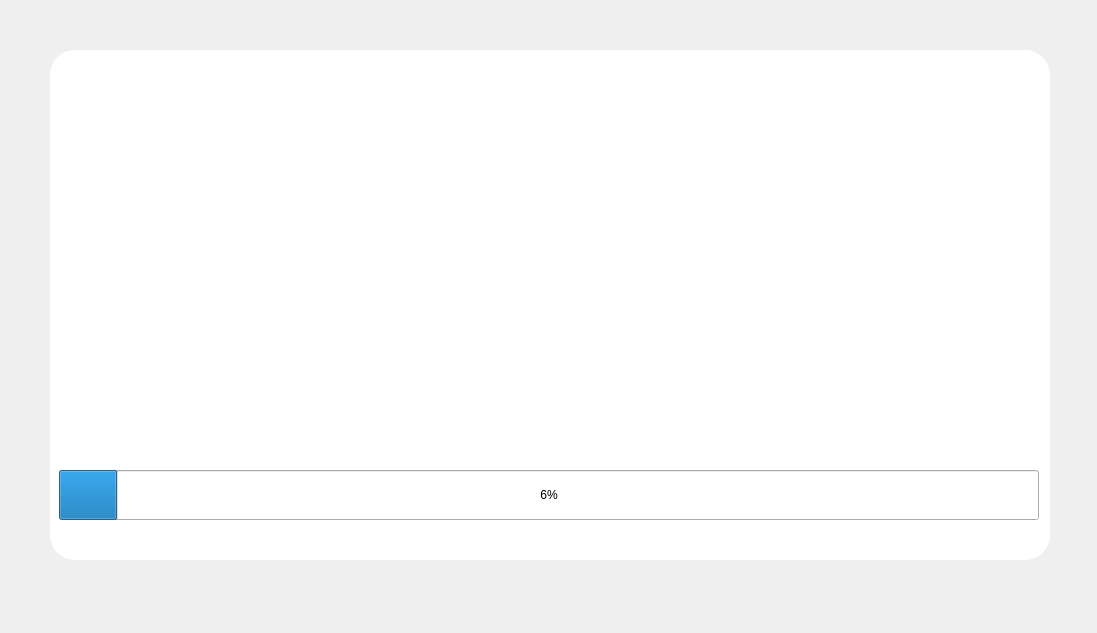
<?xml version="1.0" encoding="UTF-8"?>
<ui version="4.0">
 <class>Form</class>
 <widget class="QWidget" name="Form">
  <property name="geometry">
   <rect>
    <x>0</x>
    <y>0</y>
    <width>1097</width>
    <height>633</height>
   </rect>
  </property>
  <property name="windowTitle">
   <string>Form</string>
  </property>
  <widget class="QLabel" name="label">
   <property name="geometry">
    <rect>
     <x>50</x>
     <y>50</y>
     <width>1000</width>
     <height>510</height>
    </rect>
   </property>
   <property name="sizePolicy">
    <sizepolicy hsizetype="Preferred" vsizetype="Preferred">
     <horstretch>0</horstretch>
     <verstretch>0</verstretch>
    </sizepolicy>
   </property>
   <property name="layoutDirection">
    <enum>Qt::LeftToRight</enum>
   </property>
   <property name="styleSheet">
    <string notr="true">background-image: url(:/img/4data.png);
background-color: rgb(255, 255, 255);
border-top-right-radius: 25px;
border-bottom-right-radius: 25px;
border-top-left-radius: 25px;
border-bottom-left-radius: 25px;</string>
   </property>
   <property name="frameShadow">
    <enum>QFrame::Plain</enum>
   </property>
   <property name="text">
    <string/>
   </property>
   <property name="scaledContents">
    <bool>false</bool>
   </property>
   <property name="alignment">
    <set>Qt::AlignLeading|Qt::AlignLeft|Qt::AlignVCenter</set>
   </property>
   <property name="wordWrap">
    <bool>false</bool>
   </property>
   <property name="margin">
    <number>0</number>
   </property>
   <property name="indent">
    <number>-1</number>
   </property>
   <property name="textInteractionFlags">
    <set>Qt::LinksAccessibleByMouse</set>
   </property>
  </widget>
  <widget class="QProgressBar" name="progressBar">
   <property name="geometry">
    <rect>
     <x>59</x>
     <y>470</y>
     <width>980</width>
     <height>50</height>
    </rect>
   </property>
   <property name="mouseTracking">
    <bool>false</bool>
   </property>
   <property name="tabletTracking">
    <bool>false</bool>
   </property>
   <property name="focusPolicy">
    <enum>Qt::NoFocus</enum>
   </property>
   <property name="contextMenuPolicy">
    <enum>Qt::DefaultContextMenu</enum>
   </property>
   <property name="acceptDrops">
    <bool>false</bool>
   </property>
   <property name="toolTipDuration">
    <number>-1</number>
   </property>
   <property name="layoutDirection">
    <enum>Qt::LeftToRight</enum>
   </property>
   <property name="autoFillBackground">
    <bool>false</bool>
   </property>
   <property name="styleSheet">
    <string notr="true">QProgressBar {
	
	background-color: rgb(41, 57, 91);
	color: rgb(200, 200, 200);
	border-style:none;
	border-radius:25px;
	text-align:center;
}
QProgressBar::chunk{
	border-radius:25px;
	background-color:qlineargradient(spread:pad,x1:0,y1:0.511364,x2:1,y2:0.523,stop:0 rgba(170,85,255,255),stop:1 rgba(0,235,235,235));
}
color: rgb(41, 57, 91);</string>
   </property>
   <property name="minimum">
    <number>0</number>
   </property>
   <property name="value">
    <number>6</number>
   </property>
   <property name="alignment">
    <set>Qt::AlignCenter</set>
   </property>
   <property name="invertedAppearance">
    <bool>false</bool>
   </property>
   <property name="textDirection">
    <enum>QProgressBar::TopToBottom</enum>
   </property>
  </widget>
 </widget>
 <resources>
  <include location="res.qrc"/>
 </resources>
 <connections/>
</ui>
